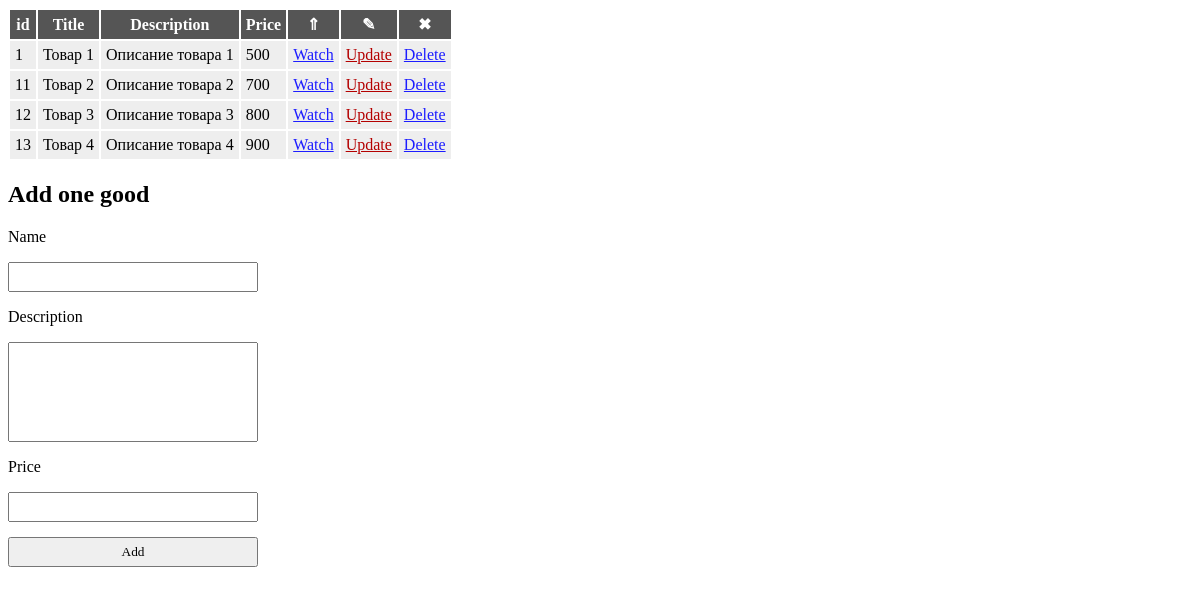
The page / on the database its author committed.
### tables this page shows
CREATE TABLE `goods` (
  `id` int NOT NULL,
  `title` varchar(255) DEFAULT NULL,
  `description` text,
  `price` int DEFAULT NULL
);

### index.php (the view, shortened to what this page needs)
<?php
require_once 'config/connect.php';
$goods = mysqli_query($connect, "SELECT * FROM `goods`");
$goods = mysqli_fetch_all($goods);
?>
<!DOCTYPE html>
<html lang="en">
<head>
    <link rel="stylesheet" href="css/style.css">
</head>
<body>
    <table>
        <tr>
            <th>id</th>
            <th>Title</th>
            <th>Description</th>
            <th>Price</th>
            <th>&#8657  </th>
            <th>&#9998</th>
            <th>&#10006</th>
        </tr>
        <?php
        foreach ($goods as $item) {
        ?>
            <tr>
                <td><?php echo $item[0]; ?></td>
                <td><?php echo $item[1]; ?></td>
                <td><?php echo $item[2]; ?></td>
                <td><?php echo $item[3]; ?></td>
                <td><a href="product.php?id=<?= $item[0] ?>">Watch</a></td>
                <td><a href="update.php?id=<?= $item[0] ?>">Update</a></td>
                <td><a href="/vendor/delete.php?id=<?= $item[0] ?>">Delete</a></td>
            </tr>
        <?php
        }
        ?>
    </table>
    <h2>Add one good</h2>
    <form action="vendor/create.php" method="post">
        <p>Name</p>
        <input type="text" name="title">
        <p>Description</p>
        <textarea name="description"></textarea>
        <p>Price</p>
        <input type="number" name="price">
        <button type="submit">Add </button>
    </form>
</body>
</html>

### css/style.css (style rules this page uses)
input, textarea, select, button { box-sizing: border-box; display: block; width: 250px; height: 30px; margin-bottom: 15px; font-family: "Capibri"; }
textarea { height: 100px; resize: none; }
th { background: #555; padding: 5px; color: #fff; }
td { background: #eee; padding: 5px; }
td:nth-child(6) a { color: rgb(180, 0, 0); }
a { color: rgb(29, 29, 255); }

### rows shown on the page
goods: id "1", title "Товар 1", description "Описание товара 1", price "500"
goods: id "11", title "Товар 2", description "Описание товара 2", price "700"
goods: id "12", title "Товар 3", description "Описание товара 3", price "800"
goods: id "13", title "Товар 4", description "Описание товара 4", price "900"
